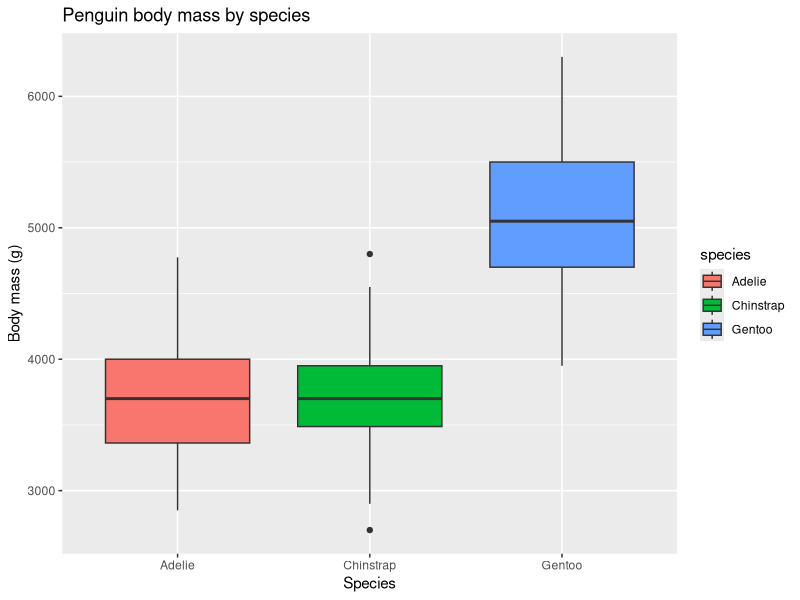

Write the R code that produced this figure.
## ---- chunk 1
library(tidyverse)

# Palmer penguins — a classic starter dataset
library(palmerpenguins)
head(penguins)
## ---- chunk 2
penguins |>
  drop_na() |>
  ggplot(aes(x = species, y = body_mass_g, fill = species)) +
  geom_boxplot() +
  labs(
    title = "Penguin body mass by species",
    x = "Species",
    y = "Body mass (g)"
  )
